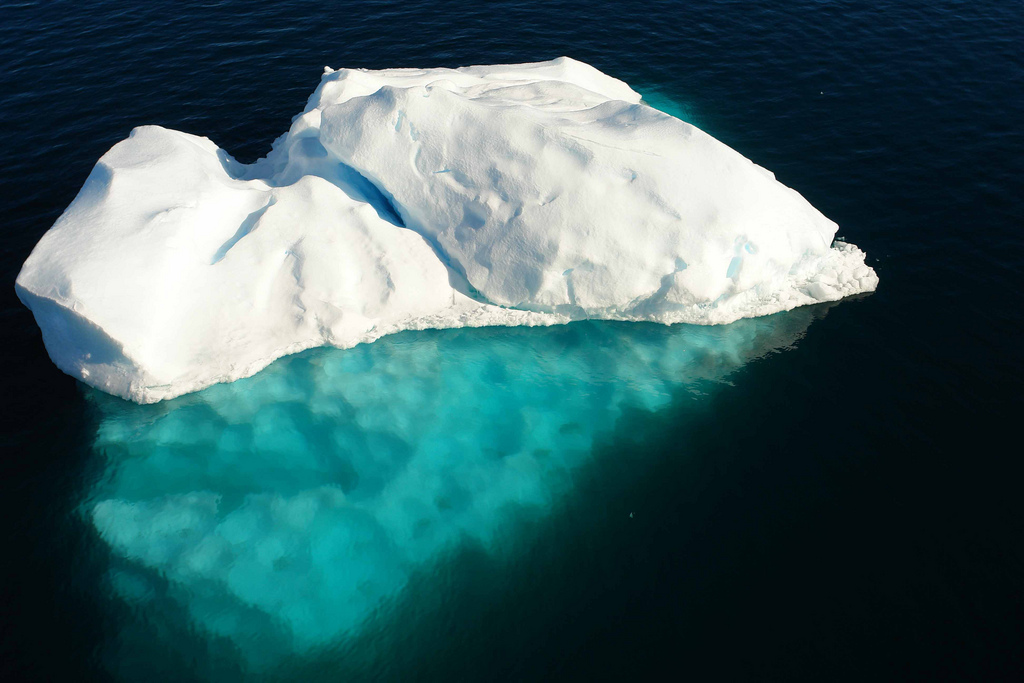
%> input picture matlab_uebung/U3/8464954112_de9112bc82_b.jpg, 1024 x 683 px
$ octave 'Assign3 (Felix M.'"'"'s conflicted copy 2014-05-25).m'   (GNU Octave 9; MATLAB toolbox functions it lacks are replaced by stand-ins)
%> lines starting %> are read from the running program, lines starting %| are printed output that depends on the picture
### matlab_uebung/U3/gmean.m
function f = gmean(g,m,n)
% Implements a geometric mean filter.
inclass = class(g);
g = im2double(g);
warning off;
f = exp(imfilter(log(g+eps),ones(m,n),'replicate')).^(1/m/n);
warning on;
%f = changeclass(inclass,f);

### matlab_uebung/U3/harmean.m
function f = harmean(g, m, n)
%  Implements a harmonic mean filter.
%inclass = class(g);
g = im2double(g);
f = m * n ./ imfilter(1./(g + eps),ones(m, n), 'replicate');
%f = changeclass(inclass, f);

### matlab_uebung/U3/Assign3 (Felix M.'s conflicted copy 2014-05-25).m
%%%%%%% Ex1 b)
A = [10 10 10 10;10 10 10 10;10 10 10 10;10 10 10 10]; %
w_filter = [1 2 3; 0 0 0; 1 1 -1]; % Filter
A_neu = padarray(A ,[2 ,2]); %padding
A_filter = imfilter(A_neu ,w_filter); %calculation of filtered image

%%%%%%% Ex2 a)
pic1 = imread('8464954112_de9112bc82_b.jpg');
%> pic1 is the input picture: size 683x1024x3 uint8; mean R, G, B 60.8, 95.3, 98.5
pic1 = rgb2gray(pic1);
%> pic1: size 683x1024 uint8
% different gaussian filters by changing the sigma parameter
for i=0.1:2:30.1
  gaus_filter = fspecial('gaussian', 10, i);
  gaus_pic1 = imfilter(pic1, gaus_filter);
  %%figure, imshow(gaus_pic1)
  if i == 0.1
    imwrite(gaus_pic1,'gaus_pic1.jpg')
  end;
end;
imwrite(gaus_pic1,'gaus_pic2.jpg');
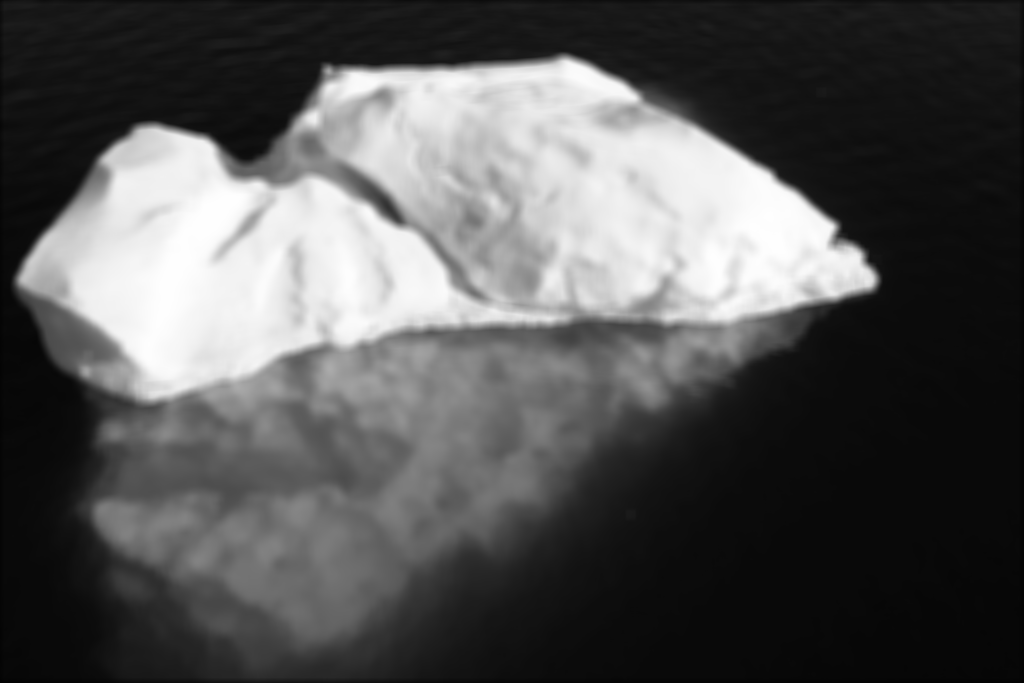
%> saved as gaus_pic2.jpg: size 683x1024 uint8; min 2, max 254, mean 85.2; mean of the top-left, top-right, bottom-left and bottom-right quarters 135.6, 98.7, 81.7, 25

%%%%%%% Ex2 b)
% Gaussian noise
gaus_noise = imnoise(pic1, 'gaussian', 0, 0.25);
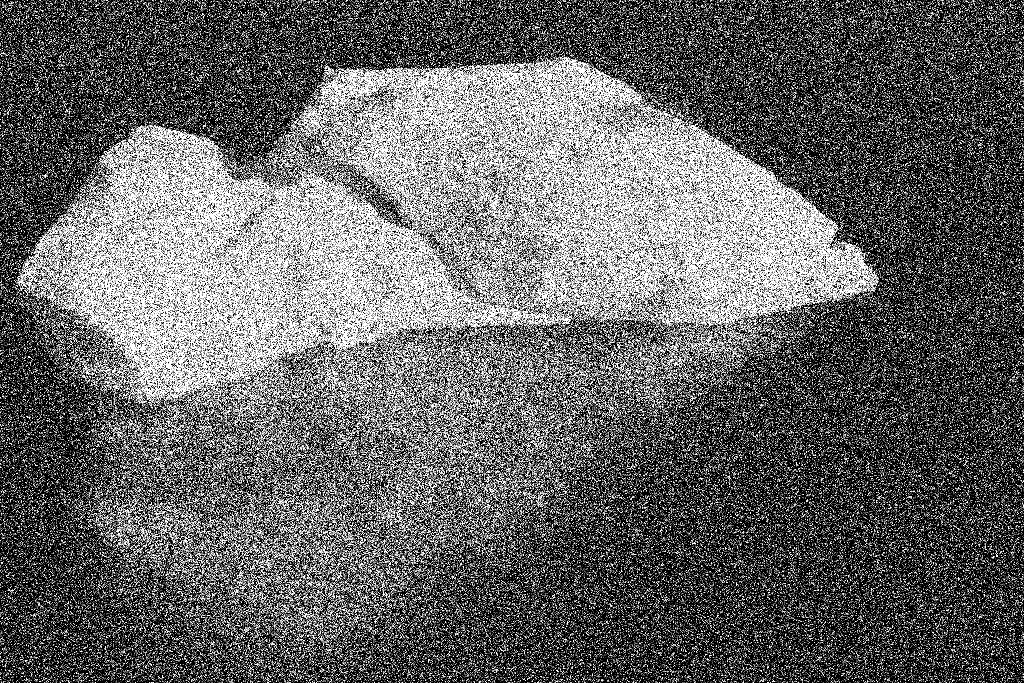
%> gaus_noise: size 683x1024 uint8; min 0, max 255, mean 100.9
%%figure, imshow(gaus_noise)
imwrite(gaus_noise,'gaus_noise.jpg')
% reduce noise with the wiener filter
%%wiener_filter = wiener2(gaus_noise,[3 3]); %%MATLAB%%
%%figure, imshow(wiener_filter)
%imwrite(wiener_filter,'wiener_filter.jpg')

%%%%%%% Ex2 c)
pic2 = imread('5956571795_3ab815bea8_b.jpg');
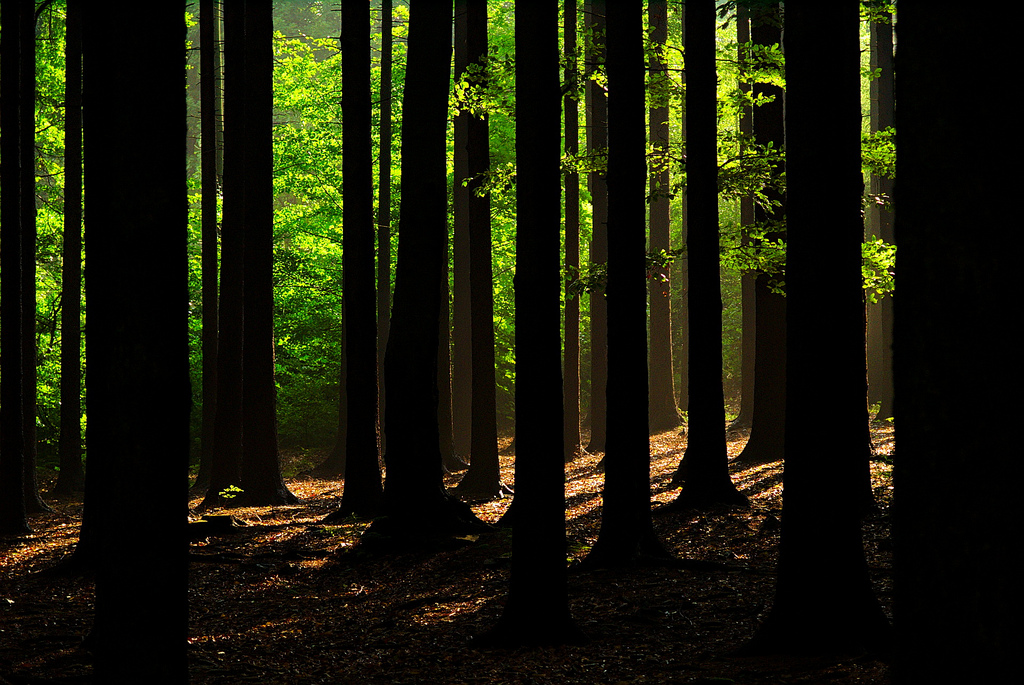
%> input picture matlab_uebung/U3/5956571795_3ab815bea8_b.jpg, 1024 x 685 px
%> pic2 is the input picture: size 685x1024x3 uint8; mean R, G, B 24.3, 26.4, 7.9
pic2 = rgb2gray(pic2);
%> pic2: size 685x1024 uint8
% Salt & Pepper Noise
sapep_noise = imnoise(pic2, 'salt & pepper', 0.2);
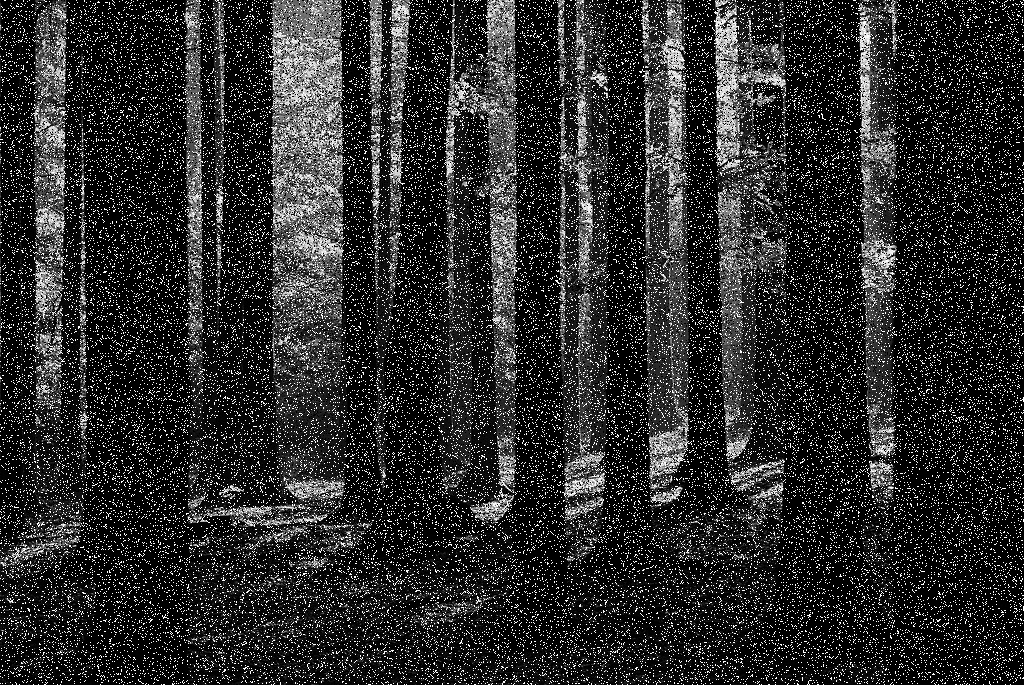
%> sapep_noise: size 685x1024 uint8; min 0, max 255, mean 44.5
%%figure, imshow(sapep_noise)
% median filter can remove salt & pepper noise
for i=1:2:9
  median_filter = medfilt2(sapep_noise,[i i]);
  %%figure, imshow(median_filter)
  if i == 3
    imwrite(median_filter,'median_filter1.jpg')
  end;
end;
imwrite(median_filter,'median_filter2.jpg')

%%%%%%% Ex2 d)
pic3 = imread('12180107553_f0214171f6_b.jpg');
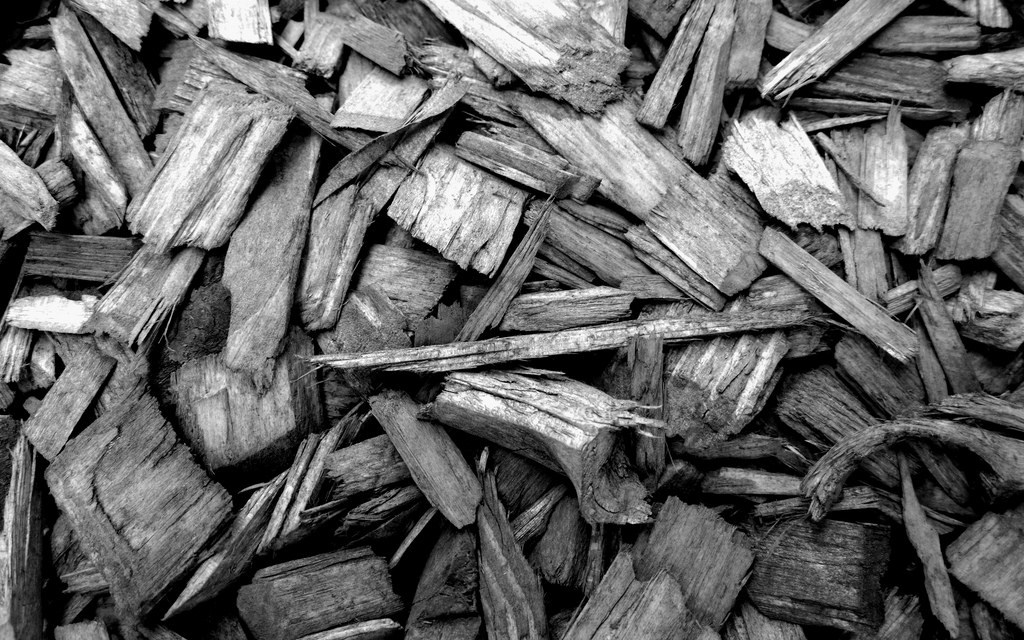
%> input picture matlab_uebung/U3/12180107553_f0214171f6_b.jpg, 1024 x 640 px
%> pic3 is the input picture: size 640x1024x3 uint8; min 0, max 255, mean 103.4
%pic3 = rgb2gray(pic3);
% kernels for the edges
hori = [-1 -1 -1;2 2 2;-1 -1 -1]; % horizontal filter
vert = [-1 2 -1;-1 2 -1;-1 2 -1]; % vertical filter
diag = [-1 -1 2;-1 2 -1;2 -1 -1]; % diagonal filter
hori_filter = imfilter(pic3, hori);
vert_filter = imfilter(pic3, vert);
diag_filter = imfilter(pic3, diag);
%%figure,imshow(hori_filter);
%%figure,imshow(vert_filter);
%%figure,imshow(diag_filter);
imwrite(hori_filter,'hori_filter.jpg');
imwrite(vert_filter,'vert_filter.jpg');
imwrite(diag_filter,'diag_filter.jpg');
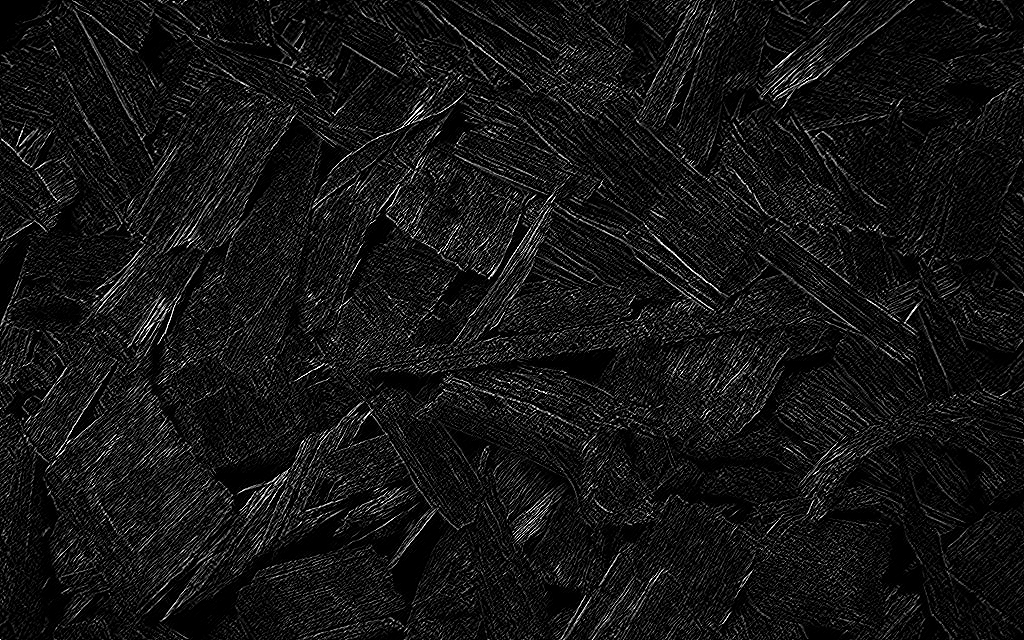
%> saved as diag_filter.jpg: size 640x1024x3 uint8; min 0, max 255, mean 20.7
%%%%%%% Ex3 a)
% generation of the picture
stripes = zeros(210, 233);
s = size(stripes);
s1 = s(1);
s2 = s(2);
for i = 0:8
  stripes(1:s1, i*24+18:i*24+24)=255;
end
%%figure('Name','stripes picture'), imshow(stripes)
imwrite(stripes,'stripes.jpg')
%o = im2uint8(od);
for i=1:2:7
  % arithmetic mean filter
  arit_filter = fspecial('average', i);
  arit_pic = imfilter(stripes,arit_filter , 'replicate');
  %%figure, imshow(arit_pic)
  % geometric mean filter
  geom_pic = gmean(stripes, i, i);
  %%figure, imshow(geom_pic)
  % harmonic mean filter
  harm_pic = harmean(stripes, i, i);
  %%figure, imshow(harm_pic)
  if i==3
    imwrite(arit_pic,'arit_pic1.jpg');%%
    imwrite(geom_pic,'geom_pic1.jpg');%%
    imwrite(harm_pic,'harm_pic1.jpg');%%
  end;
end;
imwrite(arit_pic,'arit_pic2.jpg');%%
imwrite(geom_pic,'geom_pic2.jpg');%%
imwrite(harm_pic,'harm_pic2.jpg');%%
